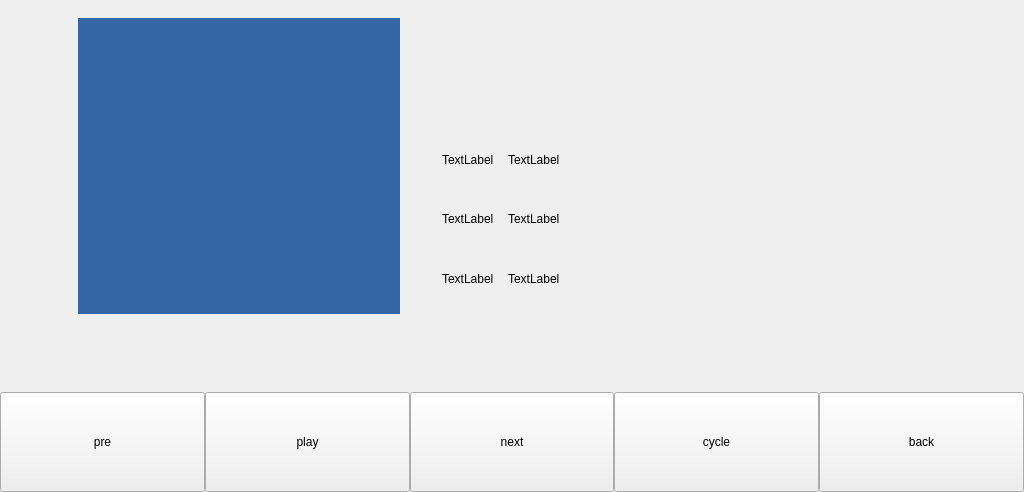
<?xml version="1.0" encoding="UTF-8"?>
<ui version="4.0">
 <class>FormUsbMusic</class>
 <widget class="QWidget" name="FormUsbMusic">
  <property name="geometry">
   <rect>
    <x>0</x>
    <y>0</y>
    <width>1024</width>
    <height>492</height>
   </rect>
  </property>
  <property name="windowTitle">
   <string>Form</string>
  </property>
  <layout class="QHBoxLayout" name="horizontalLayout">
   <property name="spacing">
    <number>0</number>
   </property>
   <property name="leftMargin">
    <number>0</number>
   </property>
   <property name="topMargin">
    <number>0</number>
   </property>
   <property name="rightMargin">
    <number>0</number>
   </property>
   <property name="bottomMargin">
    <number>0</number>
   </property>
   <item>
    <widget class="QWidget" name="widget" native="true">
     <layout class="QVBoxLayout" name="verticalLayout">
      <property name="spacing">
       <number>0</number>
      </property>
      <property name="leftMargin">
       <number>0</number>
      </property>
      <property name="topMargin">
       <number>0</number>
      </property>
      <property name="rightMargin">
       <number>0</number>
      </property>
      <property name="bottomMargin">
       <number>0</number>
      </property>
      <item>
       <widget class="QWidget" name="widget_4" native="true">
        <layout class="QHBoxLayout" name="horizontalLayout_2">
         <item>
          <widget class="QWidget" name="widget_5" native="true">
           <property name="maximumSize">
            <size>
             <width>400</width>
             <height>16777215</height>
            </size>
           </property>
           <layout class="QHBoxLayout" name="horizontalLayout_3">
            <item>
             <spacer name="horizontalSpacer">
              <property name="orientation">
               <enum>Qt::Horizontal</enum>
              </property>
              <property name="sizeType">
               <enum>QSizePolicy::Fixed</enum>
              </property>
              <property name="sizeHint" stdset="0">
               <size>
                <width>60</width>
                <height>20</height>
               </size>
              </property>
             </spacer>
            </item>
            <item>
             <widget class="QLabel" name="label">
              <property name="styleSheet">
               <string notr="true">background-color: rgb(52, 101, 164);</string>
              </property>
              <property name="text">
               <string/>
              </property>
             </widget>
            </item>
           </layout>
          </widget>
         </item>
         <item>
          <widget class="QWidget" name="widget_6" native="true">
           <layout class="QVBoxLayout" name="verticalLayout_2">
            <item>
             <widget class="QWidget" name="widget_7" native="true">
              <property name="maximumSize">
               <size>
                <width>16777215</width>
                <height>100</height>
               </size>
              </property>
             </widget>
            </item>
            <item>
             <widget class="QWidget" name="widget_8" native="true">
              <layout class="QVBoxLayout" name="verticalLayout_3">
               <item>
                <widget class="QWidget" name="widget_9" native="true">
                 <layout class="QHBoxLayout" name="horizontalLayout_4">
                  <item>
                   <widget class="QLabel" name="label_2">
                    <property name="maximumSize">
                     <size>
                      <width>60</width>
                      <height>16777215</height>
                     </size>
                    </property>
                    <property name="text">
                     <string>TextLabel</string>
                    </property>
                   </widget>
                  </item>
                  <item>
                   <widget class="QLabel" name="label_3">
                    <property name="text">
                     <string>TextLabel</string>
                    </property>
                   </widget>
                  </item>
                 </layout>
                </widget>
               </item>
               <item>
                <widget class="QWidget" name="widget_10" native="true">
                 <layout class="QHBoxLayout" name="horizontalLayout_5">
                  <item>
                   <widget class="QLabel" name="label_4">
                    <property name="maximumSize">
                     <size>
                      <width>60</width>
                      <height>16777215</height>
                     </size>
                    </property>
                    <property name="text">
                     <string>TextLabel</string>
                    </property>
                   </widget>
                  </item>
                  <item>
                   <widget class="QLabel" name="label_5">
                    <property name="text">
                     <string>TextLabel</string>
                    </property>
                   </widget>
                  </item>
                 </layout>
                </widget>
               </item>
               <item>
                <widget class="QWidget" name="widget_11" native="true">
                 <layout class="QHBoxLayout" name="horizontalLayout_6">
                  <item>
                   <widget class="QLabel" name="label_6">
                    <property name="maximumSize">
                     <size>
                      <width>60</width>
                      <height>16777215</height>
                     </size>
                    </property>
                    <property name="text">
                     <string>TextLabel</string>
                    </property>
                   </widget>
                  </item>
                  <item>
                   <widget class="QLabel" name="label_7">
                    <property name="text">
                     <string>TextLabel</string>
                    </property>
                   </widget>
                  </item>
                 </layout>
                </widget>
               </item>
              </layout>
             </widget>
            </item>
           </layout>
          </widget>
         </item>
        </layout>
       </widget>
      </item>
      <item>
       <widget class="QWidget" name="widget_3" native="true">
        <property name="maximumSize">
         <size>
          <width>16777215</width>
          <height>60</height>
         </size>
        </property>
       </widget>
      </item>
      <item>
       <widget class="QWidget" name="widget_2" native="true">
        <property name="maximumSize">
         <size>
          <width>16777215</width>
          <height>100</height>
         </size>
        </property>
        <layout class="QHBoxLayout" name="horizontalLayout_7">
         <property name="spacing">
          <number>0</number>
         </property>
         <property name="leftMargin">
          <number>0</number>
         </property>
         <property name="topMargin">
          <number>0</number>
         </property>
         <property name="rightMargin">
          <number>0</number>
         </property>
         <property name="bottomMargin">
          <number>0</number>
         </property>
         <item>
          <widget class="QPushButton" name="pushButton">
           <property name="minimumSize">
            <size>
             <width>0</width>
             <height>100</height>
            </size>
           </property>
           <property name="text">
            <string>pre</string>
           </property>
          </widget>
         </item>
         <item>
          <widget class="QPushButton" name="pushButton_2">
           <property name="minimumSize">
            <size>
             <width>0</width>
             <height>100</height>
            </size>
           </property>
           <property name="text">
            <string>play</string>
           </property>
          </widget>
         </item>
         <item>
          <widget class="QPushButton" name="pushButton_3">
           <property name="minimumSize">
            <size>
             <width>0</width>
             <height>100</height>
            </size>
           </property>
           <property name="text">
            <string>next</string>
           </property>
          </widget>
         </item>
         <item>
          <widget class="QPushButton" name="pushButton_4">
           <property name="minimumSize">
            <size>
             <width>0</width>
             <height>100</height>
            </size>
           </property>
           <property name="text">
            <string>cycle</string>
           </property>
          </widget>
         </item>
         <item>
          <widget class="QPushButton" name="pushButton_5">
           <property name="minimumSize">
            <size>
             <width>0</width>
             <height>100</height>
            </size>
           </property>
           <property name="text">
            <string>back</string>
           </property>
          </widget>
         </item>
        </layout>
       </widget>
      </item>
     </layout>
    </widget>
   </item>
  </layout>
 </widget>
 <resources/>
 <connections/>
</ui>
